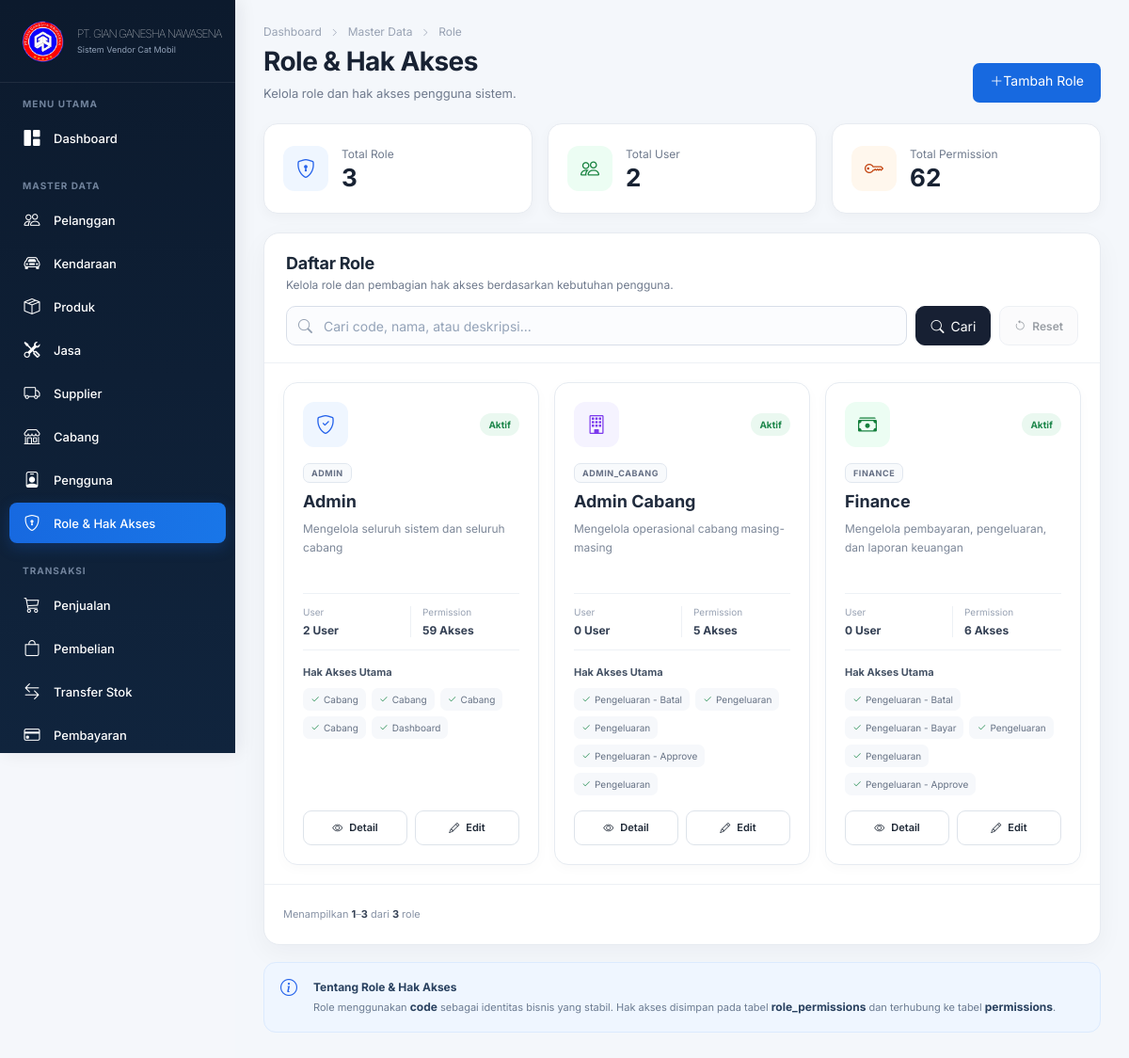
/admin/roles/index.php (signed in), run on the app's committed database.
### tables this page shows
CREATE TABLE `roles` (
  `id` bigint UNSIGNED NOT NULL,
  `code` varchar(50) NOT NULL,
  `name` varchar(50) NOT NULL,
  `description` varchar(255) DEFAULT NULL
);

### admin/roles/index.php (the view, shortened to what this page needs)
<?php
require_once __DIR__ . '/../../config/config.php';
function load_company_brand(PDO $pdo): array
{
    $brand = [
        'name' => 'PT. GIAN GANESHA NAWASENA',
        'tagline' => 'Sistem Vendor Cat Mobil',
        'logo' => '../../assets/img/logo.png',
    ];
    try {
        $stmt = $pdo->prepare(
            "SELECT setting_key, setting_value
             FROM settings
             WHERE setting_key IN ('company_name', 'company_tagline')
             LIMIT 2"
        );
        $stmt->execute();
        foreach ($stmt->fetchAll(PDO::FETCH_ASSOC) as $row) {
            $key = (string)($row['setting_key'] ?? '');
            $value = trim((string)($row['setting_value'] ?? ''));
            if ($key === 'company_name' && $value !== '') {
                $brand['name'] = $value;
            }
            if ($key === 'company_tagline' && $value !== '') {
                $brand['tagline'] = $value;
            }
        }
    } catch (Throwable $e) {
    }
    $scriptName = (string)($_SERVER['SCRIPT_NAME'] ?? '');
    $projectRoot = dirname(dirname(dirname($scriptName)));
    return $brand;
}
$companyBrand = load_company_brand($pdo);
$companyName = $companyBrand['name'];
$companyTagline = $companyBrand['tagline'];
$companyLogo = $companyBrand['logo'];
function h($value): string
{
    return htmlspecialchars((string)$value, ENT_QUOTES, 'UTF-8');
}
$search = trim($_GET['search'] ?? '');
$page = max(1, (int)($_GET['page'] ?? 1));
$perPage = 6;
$where = '';
$countStmt = $pdo->prepare("SELECT COUNT(*) FROM roles r $where");
$countStmt->execute();
$totalFiltered = (int)$countStmt->fetchColumn();
$offset = ($page - 1) * $perPage;
$listSql = "SELECT
                r.id,
                r.code,
                r.name,
                r.description,
                COUNT(DISTINCT u.id) AS user_count,
                COUNT(DISTINCT rp.permission_id) AS permission_count
            FROM roles r
            LEFT JOIN users u ON u.role_id = r.id
            LEFT JOIN role_permissions rp ON rp.role_id = r.id
            $where
            GROUP BY r.id, r.code, r.name, r.description
            ORDER BY r.id ASC
            LIMIT :limit OFFSET :offset";
$listStmt = $pdo->prepare($listSql);
$listStmt->bindValue(':limit', $perPage, PDO::PARAM_INT);
$listStmt->bindValue(':offset', $offset, PDO::PARAM_INT);
$listStmt->execute();
$roles = $listStmt->fetchAll(PDO::FETCH_ASSOC);
$totalRoles = (int)$pdo->query('SELECT COUNT(*) FROM roles')->fetchColumn();
$totalUsers = (int)$pdo->query('SELECT COUNT(*) FROM users')->fetchColumn();
$totalPermissions = (int)$pdo->query('SELECT COUNT(*) FROM permissions')->fetchColumn();
$hasSearch = $search !== '';
$from = $totalFiltered > 0 ? $offset + 1 : 0;
$to = min($offset + $perPage, $totalFiltered);
?>
<!DOCTYPE html>
<html lang="id">
<head>
    <link rel="stylesheet" href="https://cdn.jsdelivr.net/npm/bootstrap-icons@1.11.3/font/bootstrap-icons.min.css">
    <link rel="stylesheet" href="../../assets/css/admin.css?v=20260907">
    <link rel="stylesheet" href="style.css?v=20260912">
</head>
<body class="role-page">
<aside class="sidebar" id="sidebar">
    <div class="brand">
        <img src="<?= h($companyLogo) ?>" class="img-fluid" alt="<?= h($companyName) ?>">
        <div class="brand-text">
            <div class="brand-name"><?= h($companyName) ?></div>
            <small><?= h($companyTagline) ?></small>
        </div>
    </div>
    <nav class="sidebar-menu">
        <div class="menu-section">
            <div class="menu-title">MENU UTAMA</div>
            <a href="../admin.php" class="menu-item"><i class="bi bi-grid-1x2-fill"></i><span>Dashboard</span></a>
        </div>
        <div class="menu-section">
            <div class="menu-title">MASTER DATA</div>
            <a href="../customers/" class="menu-item"><i class="bi bi-people"></i><span>Pelanggan</span></a>
            <a href="../vehicles/" class="menu-item"><i class="bi bi-car-front"></i><span>Kendaraan</span></a>
            <a href="../product/" class="menu-item"><i class="bi bi-box-seam"></i><span>Produk</span></a>
            <a href="../service/" class="menu-item"><i class="bi bi-tools"></i><span>Jasa</span></a>
            <a href="../supplier/" class="menu-item"><i class="bi bi-truck"></i><span>Supplier</span></a>
            <a href="../cabang/" class="menu-item"><i class="bi bi-shop"></i><span>Cabang</span></a>
            <a href="../users/" class="menu-item"><i class="bi bi-person-badge"></i><span>Pengguna</span></a>
            <a href="./" class="menu-item active"><i class="bi bi-shield-lock"></i><span>Role & Hak Akses</span></a>
        </div>
        <div class="menu-section">
            <div class="menu-title">TRANSAKSI</div>
            <a href="../orders/" class="menu-item"><i class="bi bi-cart3"></i><span>Penjualan</span></a>
            <a href="../purchases/" class="menu-item"><i class="bi bi-bag"></i><span>Pembelian</span></a>
            <a href="../stoks-transfer/" class="menu-item"><i class="bi bi-arrow-left-right"></i><span>Transfer Stok</span></a>
            <a href="../payments/" class="menu-item"><i class="bi bi-credit-card"></i><span>Pembayaran</span></a>
        </div>
    </nav>
</aside>
<main class="main">
<div class="page-container">
    <div class="page-header role-page-header">
        <div>
            <div class="breadcrumb">Dashboard <i class="bi bi-chevron-right"></i> Master Data <i class="bi bi-chevron-right"></i> Role</div>
            <h1>Role & Hak Akses</h1>
            <p>Kelola role dan hak akses pengguna sistem.</p>
        </div>
        <button class="btn-primary role-add-btn" type="button" onclick="openRoleModal()">
            <i class="bi bi-plus-lg"></i> Tambah Role
        </button>
    </div>
    <section class="role-stats">
        <div class="role-stat-card"><div class="role-stat-icon blue"><i class="bi bi-shield-lock"></i></div><div><span>Total Role</span><strong><?= $totalRoles ?></strong></div></div>
        <div class="role-stat-card"><div class="role-stat-icon green"><i class="bi bi-people"></i></div><div><span>Total User</span><strong><?= $totalUsers ?></strong></div></div>
        <div class="role-stat-card"><div class="role-stat-icon orange"><i class="bi bi-key"></i></div><div><span>Total Permission</span><strong><?= $totalPermissions ?></strong></div></div>
    </section>
    <section class="role-panel">
        <div class="role-panel-header">
            <div>
                <h2>Daftar Role</h2>
                <p>Kelola role dan pembagian hak akses berdasarkan kebutuhan pengguna.</p>
            </div>
            <form method="get" class="role-toolbar">
                <label class="role-search">
                    <input type="text" name="search" value="<?= h($search) ?>" placeholder="Cari code, nama, atau deskripsi...">
                </label>
                <button type="submit" class="role-tool-btn primary"><i class="bi bi-search"></i> Cari</button>
                <a href="<?= $hasSearch ? 'index.php' : '#' ?>" class="role-tool-btn reset <?= $hasSearch ? '' : 'disabled' ?>" <?= $hasSearch ? '' : 'aria-disabled="true" tabindex="-1"' ?>><i class="bi bi-arrow-counterclockwise"></i> Reset</a>
            </form>
        </div>
        <div class="role-grid">
            <?php if (!$roles): ?>
                <div class="role-empty">
                    <div class="role-empty-icon"><i class="bi bi-shield-x"></i></div>
                    <strong>Role tidak ditemukan</strong>
                    <span><?= $hasSearch ? 'Coba gunakan kata kunci yang berbeda.' : 'Belum ada data role.' ?></span>
                </div>
            <?php else: ?>
                <?php foreach ($roles as $role): ?>
                    <?php
                    $roleIcon = 'bi-shield-check';
                    $roleTone = 'admin';
                    if (stripos($role['code'], 'CABANG') !== false || stripos($role['name'], 'cabang') !== false) {
                        $roleIcon = 'bi-building';
                        $roleTone = 'branch';
                    } elseif (stripos($role['code'], 'FINANCE') !== false || stripos($role['name'], 'finance') !== false) {
                        $roleIcon = 'bi-cash-stack';
                        $roleTone = 'finance';
                    }
                    $permStmt = $pdo->prepare(
                        'SELECT p.name FROM permissions p
                         INNER JOIN role_permissions rp ON rp.permission_id = p.id
                         WHERE rp.role_id = :role_id
                         ORDER BY p.module, p.action, p.id
                         LIMIT 5'
                    );
                    $permStmt->execute([':role_id' => $role['id']]);
                    $previewPermissions = $permStmt->fetchAll(PDO::FETCH_COLUMN);
                    ?>
                    <article class="role-card">
                        <div class="role-card-top">
                            <div class="role-card-icon <?= h($roleTone) ?>"><i class="bi <?= h($roleIcon) ?>"></i></div>
                            <span class="role-active-badge">Aktif</span>
                        </div>
                        <div class="role-code-badge"><?= h($role['code']) ?></div>
                        <h3><?= h($role['name']) ?></h3>
                        <p class="role-description"><?= h($role['description'] ?: 'Tidak ada deskripsi role.') ?></p>
                        <div class="role-metrics">
                            <div><small>User</small><strong><?= (int)$role['user_count'] ?> User</strong></div>
                            <div><small>Permission</small><strong><?= (int)$role['permission_count'] ?> Akses</strong></div>
                        </div>
                        <div class="role-section-label">Hak Akses Utama</div>
                        <div class="role-permission-tags">
                            <?php if (!$previewPermissions): ?>
                                <span class="role-permission-empty">Belum ada permission</span>
                            <?php else: ?>
                                <?php foreach ($previewPermissions as $permissionName): ?>
                                    <span><i class="bi bi-check2"></i><?= h($permissionName) ?></span>
                                <?php endforeach; ?>
                            <?php endif; ?>
                        </div>
                        <div class="role-card-actions">
                            <a class="role-outline-btn" href="?detail=<?= (int)$role['id'] ?>&page=<?= $page ?><?= $search !== '' ? '&search=' . urlencode($search) : '' ?>"><i class="bi bi-eye"></i> Detail</a>
                            <a class="role-outline-btn" href="?edit=<?= (int)$role['id'] ?>&page=<?= $page ?><?= $search !== '' ? '&search=' . urlencode($search) : '' ?>"><i class="bi bi-pencil"></i> Edit</a>
                        </div>
                    </article>
                <?php endforeach; ?>
            <?php endif; ?>
        </div>
        <div class="role-table-footer">
            <span>Menampilkan <strong><?= $from ?></strong>–<strong><?= $to ?></strong> dari <strong><?= $totalFiltered ?></strong> role</span>
        </div>
    </section>
    <section class="role-info-card">
        <div class="role-info-icon"><i class="bi bi-info-circle"></i></div>
        <div><strong>Tentang Role & Hak Akses</strong><p>Role menggunakan <strong>code</strong> sebagai identitas bisnis yang stabil. Hak akses disimpan pada tabel <strong>role_permissions</strong> dan terhubung ke tabel <strong>permissions</strong>.</p></div>
    </section>
</div>
</main>
</body>
</html>

### assets/css/admin.css (style rules this page uses)
.btn-primary { display: inline-flex; padding: 10px 16px; border-radius: 7px; background: #1769e0; color: #fff; text-decoration: none; font-weight: 700; }
.img-fluid { max-width: 50px; height: auto; }
.brand-name { font-size: 12px; font-weight: 100; line-height: 1; letter-spacing: -1px; white-space: nowrap; }
* { margin: 0; padding: 0; box-sizing: border-box; }
html { scroll-behavior: smooth; }
html, body { min-height: 100%; }
body { font-family: "Inter", sans-serif; background: #f4f7fb; color: #14213d; font-size: 14px; overflow-x: hidden; }
:root { --primary: #1769e0; --primary-hover: #1255b8; --sidebar: #0c1a2d; --sidebar-light: #10243d; --text: #14213d; --text-light: #64748b; --text-muted: #94a3b8; --border: #e5eaf0; --background: #f4f7fb; --white: #ffffff; --success: #16a34a; --danger: #ef4444; --warning: #f59e0b; --purple: #7c3aed; --sidebar-width: 250px; --topbar-height: 70px; }
.sidebar { position: fixed; left: 0; top: 0; width: var(--sidebar-width); height: 100vh; background: linear-gradient(180deg, #0c1a2d 0%, #10243d 100%); color: white; z-index: 1000; display: flex; flex-direction: column; overflow: hidden; box-shadow: 4px 0 18px rgba(15, 23, 42, 0.08); transition: transform 0.3s ease; }
.brand { height: 88px; padding: 18px 20px; display: flex; align-items: center; gap: 12px; flex-shrink: 0; border-bottom: 1px solid rgba(255, 255, 255, 0.08); }
.brand-text { min-width: 0; }
.brand-text small { display: block; color: #91a1b7; font-size: 9px; margin-top: 5px; white-space: nowrap; }
.sidebar-menu { flex: 1; padding: 15px 10px 20px; overflow-y: auto; overflow-x: hidden; }
.menu-section { margin-bottom: 22px; }
.menu-title { color: #71839c; font-size: 10px; font-weight: 700; letter-spacing: 1px; padding: 0 14px; margin-bottom: 7px; line-height: 1.5; }
.menu-item { position: relative; height: 43px; display: flex; align-items: center; gap: 13px; padding: 0 14px; color: #c7d2e0; text-decoration: none; border-radius: 8px; margin-bottom: 3px; font-size: 13px; font-weight: 500; cursor: pointer; user-select: none; transition: background 0.2s ease, color 0.2s ease, transform 0.2s ease; }
.menu-item i { width: 20px; min-width: 20px; text-align: center; font-size: 17px; line-height: 1; }
.menu-item span { white-space: nowrap; }
.menu-item.active { background: linear-gradient(90deg, #1769e0, #1976e8); color: white; box-shadow: 0 5px 15px rgba(23, 105, 224, 0.25); }
.menu-item.active i { color: white; }
.main { margin-left: var(--sidebar-width); min-height: 100vh; width: calc(100% - var(--sidebar-width)); background: var(--background); }
.page-header { display: flex; justify-content: space-between; align-items: flex-start; gap: 20px; margin-bottom: 25px; }
.page-header h1 { font-size: 30px; font-weight: 800; line-height: 1.2; color: #14213d; margin-bottom: 6px; }
.page-header p { color: var(--text-light); font-size: 13px; line-height: 1.6; }
.btn-primary { border: none; background: #1769e0; color: white; padding: 10px 18px; border-radius: 7px; cursor: pointer; font-family: inherit; font-size: 13px; font-weight: 600; transition: background 0.2s ease, transform 0.2s ease; }
button, input, select, textarea { font-family: inherit; }
button { cursor: pointer; }
input, select, textarea { color: #334155; }
input::placeholder, textarea::placeholder { color: #94a3b8; }
input, select { min-height: 38px; }

### data on the page
roles: code "ADMIN", name "Admin", description "Mengelola seluruh sistem dan seluruh cabang", user_count "2", permission_count "59", permissionName "Cabang", permissionName "Dashboard"
roles: code "ADMIN_CABANG", name "Admin Cabang", description "Mengelola operasional cabang masing-masing", user_count "0", permission_count "5", permissionName "Pengeluaran - Batal", permissionName "Pengeluaran", permissionName "Pengeluaran - Approve"
roles: code "FINANCE", name "Finance", description "Mengelola pembayaran, pengeluaran, dan laporan keuangan", user_count "0", permission_count "6", permissionName "Pengeluaran - Batal", permissionName "Pengeluaran - Bayar", permissionName "Pengeluaran", permissionName "Pengeluaran - Approve"

### other printed values
$companyName "PT. GIAN GANESHA NAWASENA"
$companyTagline "Sistem Vendor Cat Mobil"
$totalRoles "3"
$totalUsers "2"
$totalPermissions "62"
$from "1"
$to "3"
$totalFiltered "3"
